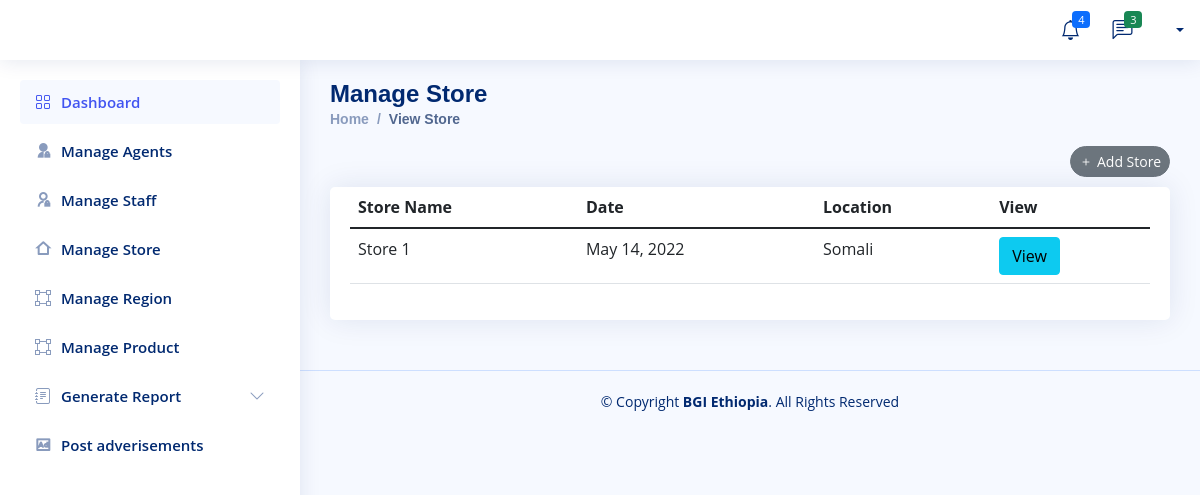
The page /BGI/view_store/ on the database as committed earlier.
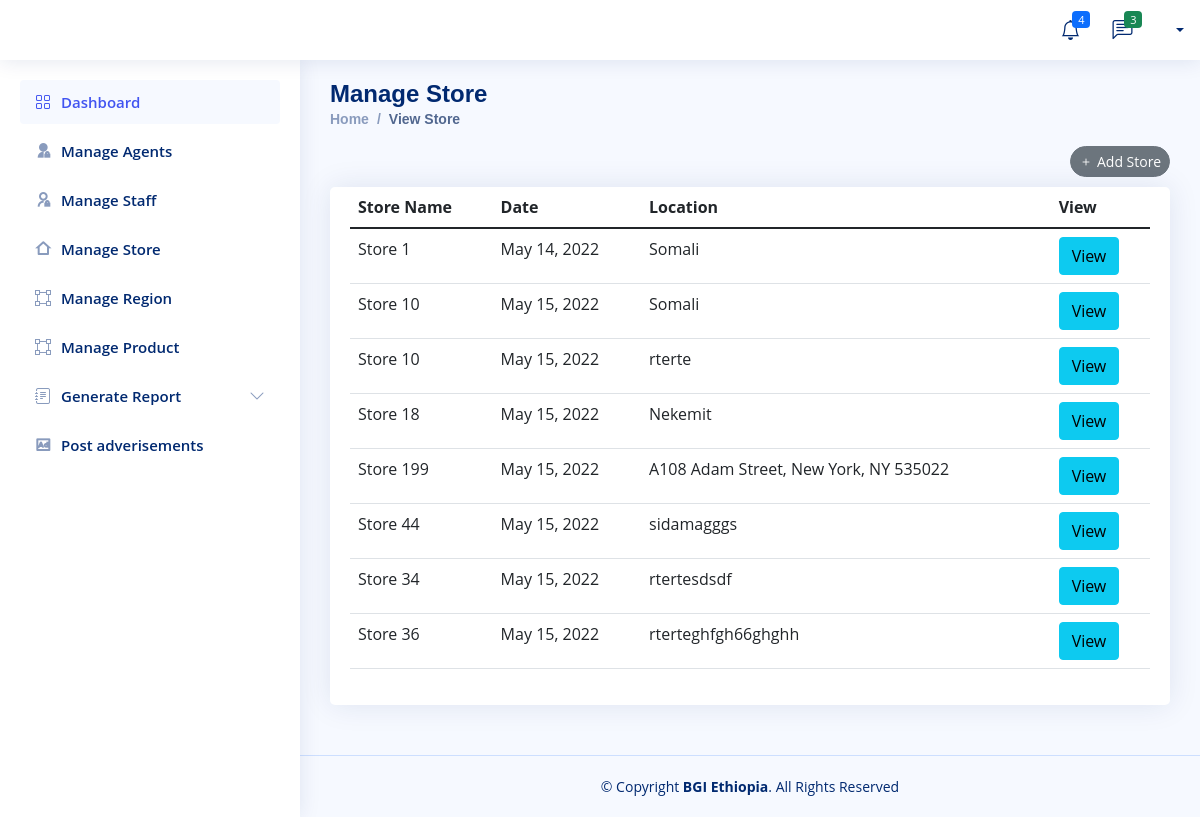
The same page on the database as committed later.
### Company/models.py (models this page shows, shortened)
class Company_Store(models.Model):
    Store_Name = models.CharField(max_length=200, null=True)
    Address = models.CharField(max_length=200, null=True)
    date_created = models.DateField(auto_now_add=True, null=True)

### Company/views.py (the view)
# urls.py: path('view_store/',views.view_store,name='view-store'),
def view_store(request):
    all_store = Company_Store.objects.all()
    manager=Company_Store_Manager.objects.all()
    context = {
        'all_store' : all_store,
        'manager' :manager
    }
    return render(request,'Company/store/store-view.html',context)

### Templates/Company/store/store-view.html (shortened to what this page needs)
{% extends 'Company/company-base.html'%}
{% block content%}
  <main id="main" class="main">
    <div class="pagetitle">
      <h1>Manage Store</h1>
      <nav>
        <ol class="breadcrumb">
          <li class="breadcrumb-item"><a href="admin.html">Home</a></li>
          <li class="breadcrumb-item active">View Store</li>
        </ol>
        <div class="text-end">
            <a href="{% url 'add-store-company' %}" class="item-end">
                <button type="button" class="btn btn-sm rounded-pill btn-secondary"><i class="bi bi-plus me-1"></i>Add Store</button>
              </a>
        </div>
      </nav>
    </div>
    <section class="section">
        <div class="row">
          <div class="col-lg-12">
            <div class="card">
              <div class="card-body">
                <table class="table datatable">
                  <thead>
                    <tr>
                      <th scope="col">Store Name</th>
                      <th scope="col">Date</th>
                      <th scope="col">Location</th>
                      <th scope="col">View</th>
                    </tr>
                  </thead>
                  <tbody>
                 {% for store in all_store %}
                    <tr>
                      <td>{{store.Store_Name}}</td>
                      <td>{{store.date_created}}</td>
                      <td>{{store.Address}}</td>
                      <td>  <a href="{% url 'store_detile' store.id %}" class="btn btn-info">View</a></td>
                    </tr>
                {% endfor %}
                  </tbody>
                </table>
              </div>
            </div>
          </div>
        </div>
      </section>
  </main>
{% endblock %}

Rows that differ between the two databases and show on the page:
added Company_Store: Store_Name "Store 10", date_created "May 15, 2022", Address "Somali"
added Company_Store: Store_Name "Store 10", date_created "May 15, 2022", Address "rterte"
added Company_Store: Store_Name "Store 18", date_created "May 15, 2022", Address "Nekemit"
added Company_Store: Store_Name "Store 199", date_created "May 15, 2022", Address "A108 Adam Street, New York, NY 535022"
added Company_Store: Store_Name "Store 44", date_created "May 15, 2022", Address "sidamagggs"
added Company_Store: Store_Name "Store 34", date_created "May 15, 2022", Address "rtertesdsdf"
added Company_Store: Store_Name "Store 36", date_created "May 15, 2022", Address "rterteghfgh66ghghh"
